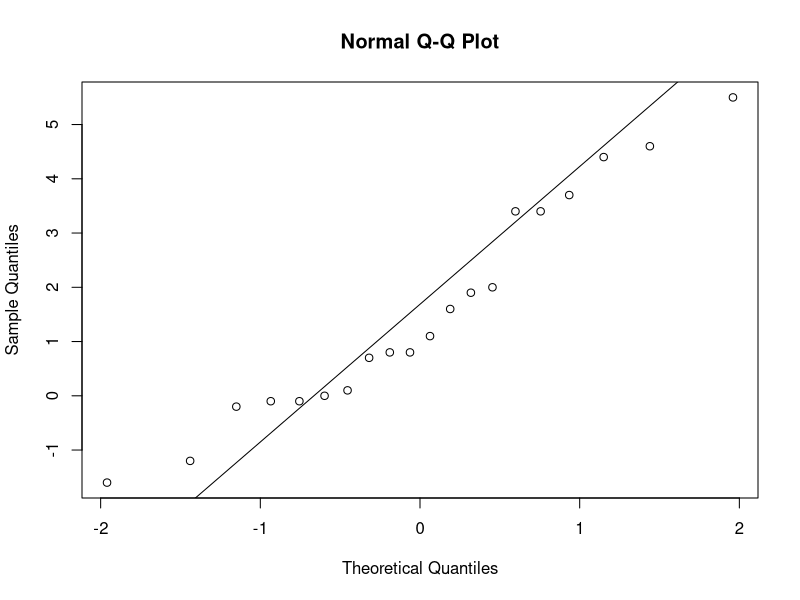
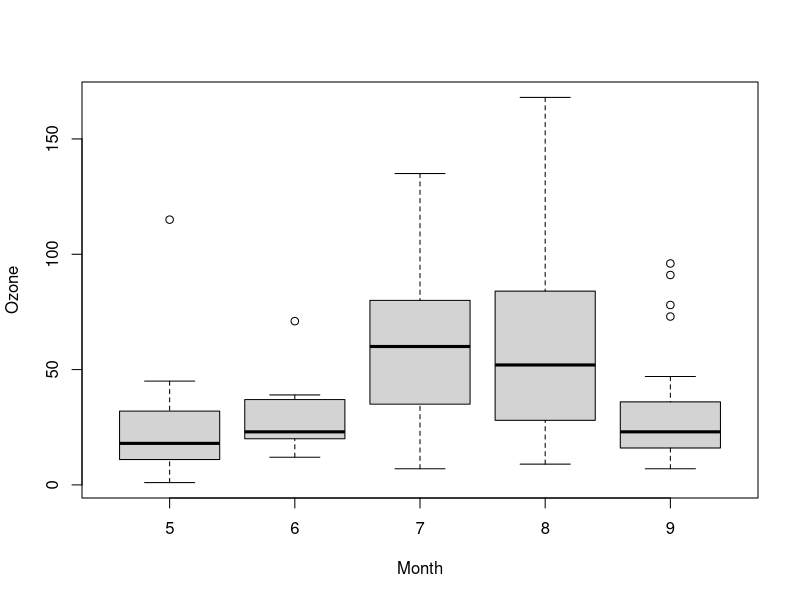

Write the R code that produced these figures, in order. (Note: this script raises an error after producing the figures.)
## ---- chunk 1

with(sleep, {
  print(shapiro.test(extra))
  qqnorm(extra)
  qqline(extra)
})
## ---- chunk 2
t.test(extra ~ 1, mu = 0, data = sleep)
## ---- chunk 3
var.test(extra ~ group, data = sleep, alternative = 'two.sided')
## ---- chunk 4
t.test(extra ~  group, data = sleep, var.equal = TRUE)
## ---- chunk 5
t.test(extra ~ group, data = sleep, var.equal = FALSE)
## ---- chunk 6
sleep2 <- reshape(sleep, direction = 'wide', idvar = 'ID', timevar = 'group')
t.test(Pair(extra.1, extra.2) ~ 1, data = sleep2)
## ---- chunk 7
library(data.table)
set.seed(2023)
dt <- data.table(
  group = sample(x = factor(c("control", "treat1", "treat2")), 99, replace = TRUE),
  value = rnorm(n = 99, 1.2, sd = 0.2)
)

car::leveneTest(value ~ group, data = dt) # 方差齐性检验
## ---- chunk 8
(res <- aov(value ~ group, data = dt)) # one way anova
summary(res)
## ---- chunk 9
dt2 <- data.table::data.table(
  group = sample(x = factor(c("control", "treat1", "treat2")), 99, replace = TRUE),
  block = sample(x = factor(c("control", "treat1", "treat2")), 99, replace = TRUE),
  value = rnorm(n = 99, 1.2, sd = 0.2)
)
res <- aov(value ~ block + group, data = dt2)
summary(res)
## ---- chunk 10
chisq.test(x = c(2, 5, 4, 9))
## ---- chunk 11
chisq.test(x = matrix(data = c(1, 5, 6, 7, 2, 9, 0, 4), nrow = 2))
## ---- chunk 12
data <- matrix(c(30, 12, 40, 18),
  nrow = 2,
  dimnames = list(
    "After Video" = c("Support", "Do Not Support"),
    "Before Video" = c("Support", "Do Not Support")
  )
)
data
mcnemar.test(data)
## ---- chunk 13
dat <- data.frame(
  "smoke_no" = c(7, 0),
  "smoke_yes" = c(2, 5),
  row.names = c("Athlete", "Non-athlete"),
  stringsAsFactors = FALSE
)
colnames(dat) <- c("Non-smoker", "Smoker")

dat
fisher.test(dat)
## ---- chunk 14
#| echo: false
knitr::kable(tibble::tibble(id = 1:10, groupA = rnorm(10, 2, 3), groupB = rnorm(10, 5, 5), diff = groupB - groupA))
## ---- chunk 15
x <- c(1.83,  0.50,  1.62,  2.48, 1.68, 1.88, 1.55, 3.06, 1.30)
y <- c(0.878, 0.647, 0.598, 2.05, 1.06, 1.29, 1.06, 3.14, 1.29)
depression <- data.frame(first = x, second = y, change = y - x)

wilcox.test(change ~ 1, data = depression) # one sample 
wilcox.test(Pair(first, second) ~ 1, data = depression) # paired sample 
## ---- chunk 16
x <- c(0.80, 0.83, 1.89, 1.04, 1.45, 1.38, 1.91, 1.64, 0.73, 1.46)
y <- c(1.15, 0.88, 0.90, 0.74, 1.21)
wilcox.test(x, y, alternative = "g") # greater
## ---- chunk 17
require(graphics)
boxplot(Ozone ~ Month, data = airquality)
kruskal.test(Ozone ~ Month, data = airquality)
## ---- chunk 18
## Hollander & Wolfe (1973), p. 140ff.
## Comparison of three methods ("round out", "narrow angle", and
##  "wide angle") for rounding first base.  For each of 18 players
##  and the three method, the average time of two runs from a point on
##  the first base line 35ft from home plate to a point 15ft short of
##  second base is recorded.
RoundingTimes <-
  matrix(
    c(
      5.40, 5.50, 5.55,
      5.85, 5.70, 5.75,
      5.20, 5.60, 5.50,
      5.55, 5.50, 5.40,
      5.90, 5.85, 5.70,
      5.45, 5.55, 5.60,
      5.40, 5.40, 5.35,
      5.45, 5.50, 5.35,
      5.25, 5.15, 5.00,
      5.85, 5.80, 5.70,
      5.25, 5.20, 5.10,
      5.65, 5.55, 5.45,
      5.60, 5.35, 5.45,
      5.05, 5.00, 4.95,
      5.50, 5.50, 5.40,
      5.45, 5.55, 5.50,
      5.55, 5.55, 5.35,
      5.45, 5.50, 5.55,
      5.50, 5.45, 5.25,
      5.65, 5.60, 5.40,
      5.70, 5.65, 5.55,
      6.30, 6.30, 6.25
    ),
    nrow = 22,
    byrow = TRUE,
    dimnames = list(
      1:22,
      c("Round Out", "Narrow Angle", "Wide Angle")
    )
  )
friedman.test(RoundingTimes)
## => strong evidence against the null that the methods are equivalent
##    with respect to speed
wb <- aggregate(warpbreaks$breaks,
  by = list(
    w = warpbreaks$wool,
    t = warpbreaks$tension
  ),
  FUN = mean
)
wb
friedman.test(wb$x, wb$w, wb$t)
friedman.test(x ~ w | t, data = wb)
## ---- chunk 19
knitr::include_graphics("img/hypothesis-test01.svg")
